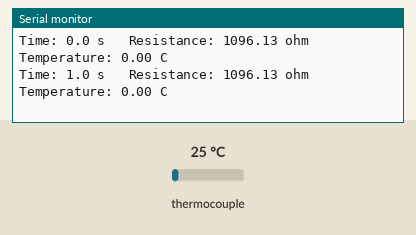
The program below on a simulated STM32 Nucleo. Parts: the last lines printed to the serial monitor. The test bench sets the inputs (shaded band); at power-on: thermocouple 25 °C.

Above: at 3.2 s.
3.3 s: thermocouple set to 6 °C
At 4.6 s:
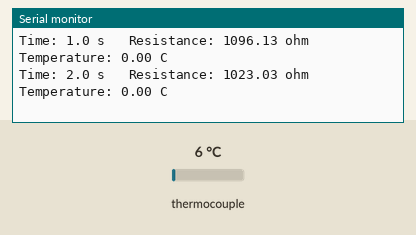
4.8 s: thermocouple set to 75 °C
At 5.8 s:
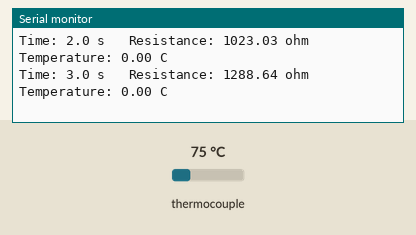
Timing chart, 0 to 7.8 s (numbered marks = the images above; inputs shaded):
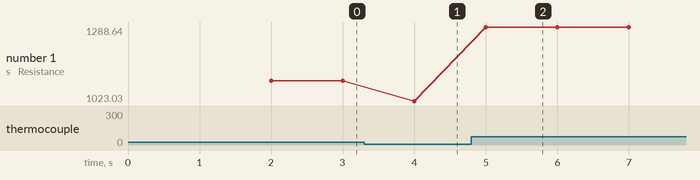

Measured:
- after the input at 3.3 s, the serial monitor: prints a new line after 0.70 s (image 1)
- after the input at 4.8 s, the serial monitor: prints a new line after 0.20 s (image 2)
- plotted number 1: 1096.13 → 1023.03 after the input at 3.3 s, 1023.03 → 1288.64 after the input at 4.8 s

The program:

main.cpp
```cpp
#include <Arduino.h>
#include <Adafruit_MAX31865.h>

Adafruit_MAX31865 rtd = Adafruit_MAX31865(10, 11, 12, 13); // CS, SDI, SDO, CLK

#define RREF      4300.0   // reference resistor on the PT1000 board
#define RNOMINAL  1000.0   // PT1000 resistance at 0 C

const unsigned long INTERVAL = 1000;   // ms between readings

unsigned long lastPrint = 0;
unsigned long startTime = 0;

void setup() {
  Serial.begin(115200);
  delay(2000);  // time to open the serial monitor
  rtd.begin(MAX31865_2WIRE);

  // Read-back test: write two values and check they come back
  rtd.setThresholds(0x1234, 0x5678);
  bool ok = (rtd.getLowerThreshold() == 0x1234) && (rtd.getUpperThreshold() == 0x5678);
  rtd.setThresholds(0, 0xFFFF);
  Serial.println(ok ? "MAX31865 OK" : "MAX31865 NOT responding - check power and SPI wiring");

  startTime = millis();
}

void loop() {
  if (millis() - lastPrint >= INTERVAL) {
    lastPrint = millis();

    uint16_t raw = rtd.readRTD();
    float resistance = raw / 32768.0 * RREF;
    float temp = rtd.calculateTemperature(raw, RNOMINAL, RREF);
    uint8_t fault = rtd.readFault();
    float t = (millis() - startTime) / 1000.0;

    Serial.print("Time: ");          Serial.print(t, 1);
    Serial.print(" s   Resistance: "); Serial.print(resistance, 2);
    Serial.print(" ohm   Temperature: "); Serial.print(temp, 2);
    Serial.println(" C");

    if (fault) {
      Serial.print("Fault 0x"); Serial.println(fault, HEX);
      rtd.clearFault();
    }
  }
}
```
